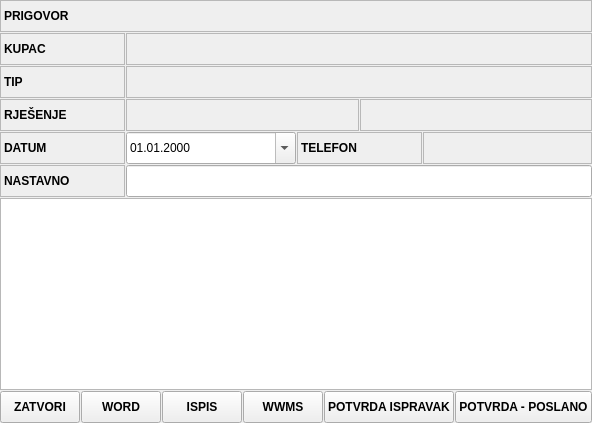
    <widget class="QFrame" name="frame_2">
     <property name="frameShape">
      <enum>QFrame::NoFrame</enum>
     </property>
     <property name="frameShadow">
      <enum>QFrame::Raised</enum>
     </property>
     <layout class="QVBoxLayout" name="verticalLayout_2">
      <property name="spacing">
       <number>1</number>
      </property>
      <property name="leftMargin">
       <number>0</number>
      </property>
      <property name="topMargin">
       <number>0</number>
      </property>
      <property name="rightMargin">
       <number>0</number>
      </property>
      <property name="bottomMargin">
       <number>0</number>
      </property>
      <item>
       <widget class="QFrame" name="frame_10">
        <property name="frameShape">
         <enum>QFrame::NoFrame</enum>
        </property>
        <property name="frameShadow">
         <enum>QFrame::Raised</enum>
        </property>
        <layout class="QHBoxLayout" name="horizontalLayout_9">
         <property name="spacing">
          <number>0</number>
         </property>
         <property name="leftMargin">
          <number>0</number>
         </property>
         <property name="topMargin">
          <number>0</number>
         </property>
         <property name="rightMargin">
          <number>0</number>
         </property>
         <property name="bottomMargin">
          <number>0</number>
         </property>
         <item>
          <widget class="QLabel" name="lblKorisnikTitle_3">
           <property name="sizePolicy">
            <sizepolicy hsizetype="Preferred" vsizetype="Preferred">
             <horstretch>0</horstretch>
             <verstretch>0</verstretch>
            </sizepolicy>
           </property>
           <property name="minimumSize">
            <size>
             <width>0</width>
             <height>32</height>
            </size>
           </property>
           <property name="font">
            <font>
             <weight>75</weight>
             <bold>true</bold>
            </font>
           </property>
           <property name="toolTip">
            <string>Poziv Na Broj</string>
           </property>
           <property name="frameShape">
            <enum>QFrame::StyledPanel</enum>
           </property>
           <property name="text">
            <string>PRIGOVOR</string>
           </property>
          </widget>
         </item>
        </layout>
       </widget>
      </item>
      <item>
       <widget class="QFrame" name="frame_12">
        <property name="frameShape">
         <enum>QFrame::NoFrame</enum>
        </property>
        <property name="frameShadow">
         <enum>QFrame::Raised</enum>
        </property>
        <layout class="QHBoxLayout" name="horizontalLayout_10">
         <property name="spacing">
          <number>1</number>
         </property>
         <property name="leftMargin">
          <number>0</number>
         </property>
         <property name="topMargin">
          <number>0</number>
         </property>
         <property name="rightMargin">
          <number>0</number>
         </property>
         <property name="bottomMargin">
          <number>0</number>
         </property>
         <item>
          <widget class="QLabel" name="lblKorisnikTitle_7">
           <property name="sizePolicy">
            <sizepolicy hsizetype="Maximum" vsizetype="Preferred">
             <horstretch>0</horstretch>
             <verstretch>0</verstretch>
            </sizepolicy>
           </property>
           <property name="minimumSize">
            <size>
             <width>125</width>
             <height>32</height>
            </size>
           </property>
           <property name="font">
            <font>
             <weight>75</weight>
             <bold>true</bold>
            </font>
           </property>
           <property name="toolTip">
            <string>Poziv Na Broj</string>
           </property>
           <property name="frameShape">
            <enum>QFrame::StyledPanel</enum>
           </property>
           <property name="text">
            <string>KUPAC</string>
           </property>
          </widget>
         </item>
         <item>
          <widget class="QLabel" name="lblKupacNaziv">
           <property name="font">
            <font>
             <weight>75</weight>
             <bold>true</bold>
            </font>
           </property>
           <property name="frameShape">
            <enum>QFrame::StyledPanel</enum>
           </property>
           <property name="text">
            <string/>
           </property>
           <property name="alignment">
            <set>Qt::AlignLeading|Qt::AlignLeft|Qt::AlignVCenter</set>
           </property>
           <property name="textInteractionFlags">
            <set>Qt::LinksAccessibleByMouse|Qt::TextSelectableByMouse</set>
           </property>
          </widget>
         </item>
        </layout>
       </widget>
      </item>
      <item>
       <widget class="QFrame" name="frame_17">
        <property name="frameShape">
         <enum>QFrame::NoFrame</enum>
        </property>
        <property name="frameShadow">
         <enum>QFrame::Raised</enum>
        </property>
        <layout class="QHBoxLayout" name="horizontalLayout_11">
         <property name="spacing">
          <number>1</number>
         </property>
         <property name="leftMargin">
          <number>0</number>
         </property>
         <property name="topMargin">
          <number>0</number>
         </property>
         <property name="rightMargin">
          <number>0</number>
         </property>
         <property name="bottomMargin">
          <number>0</number>
         </property>
         <item>
          <widget class="QLabel" name="lblKorisnikTitle_8">
           <property name="sizePolicy">
            <sizepolicy hsizetype="Maximum" vsizetype="Preferred">
             <horstretch>0</horstretch>
             <verstretch>0</verstretch>
            </sizepolicy>
           </property>
           <property name="minimumSize">
            <size>
             <width>125</width>
             <height>32</height>
            </size>
           </property>
           <property name="font">
            <font>
             <weight>75</weight>
             <bold>true</bold>
            </font>
           </property>
           <property name="toolTip">
            <string>Poziv Na Broj</string>
           </property>
           <property name="frameShape">
            <enum>QFrame::StyledPanel</enum>
           </property>
           <property name="text">
            <string>TIP</string>
           </property>
          </widget>
         </item>
         <item>
          <widget class="QLabel" name="lblKupacNaziv_2">
           <property name="font">
            <font>
             <weight>75</weight>
             <bold>true</bold>
            </font>
           </property>
           <property name="frameShape">
            <enum>QFrame::StyledPanel</enum>
           </property>
           <property name="text">
            <string/>
           </property>
           <property name="alignment">
            <set>Qt::AlignLeading|Qt::AlignLeft|Qt::AlignVCenter</set>
           </property>
           <property name="textInteractionFlags">
            <set>Qt::LinksAccessibleByMouse|Qt::TextSelectableByMouse</set>
           </property>
          </widget>
         </item>
        </layout>
       </widget>
      </item>
      <item>
       <widget class="QFrame" name="frame_11">
        <property name="frameShape">
         <enum>QFrame::NoFrame</enum>
        </property>
        <property name="frameShadow">
         <enum>QFrame::Raised</enum>
        </property>
        <layout class="QHBoxLayout" name="horizontalLayout_12">
         <property name="spacing">
          <number>1</number>
         </property>
         <property name="leftMargin">
          <number>0</number>
         </property>
         <property name="topMargin">
          <number>0</number>
         </property>
         <property name="rightMargin">
          <number>0</number>
         </property>
         <property name="bottomMargin">
          <number>0</number>
         </property>
         <item>
          <widget class="QLabel" name="lblKorisnikTitle_9">
           <property name="sizePolicy">
            <sizepolicy hsizetype="Maximum" vsizetype="Preferred">
             <horstretch>0</horstretch>
             <verstretch>0</verstretch>
            </sizepolicy>
           </property>
           <property name="minimumSize">
            <size>
             <width>125</width>
             <height>32</height>
            </size>
           </property>
           <property name="font">
            <font>
             <weight>75</weight>
             <bold>true</bold>
            </font>
           </property>
           <property name="toolTip">
            <string>Poziv Na Broj</string>
           </property>
           <property name="frameShape">
            <enum>QFrame::StyledPanel</enum>
           </property>
           <property name="text">
            <string>RJEŠENJE</string>
           </property>
          </widget>
         </item>
         <item>
          <widget class="QLabel" name="lblKupacNaziv_4">
           <property name="font">
            <font>
             <weight>75</weight>
             <bold>true</bold>
            </font>
           </property>
           <property name="frameShape">
            <enum>QFrame::StyledPanel</enum>
           </property>
           <property name="text">
            <string/>
           </property>
           <property name="alignment">
            <set>Qt::AlignLeading|Qt::AlignLeft|Qt::AlignVCenter</set>
           </property>
           <property name="textInteractionFlags">
            <set>Qt::LinksAccessibleByMouse|Qt::TextSelectableByMouse</set>
           </property>
          </widget>
         </item>
         <item>
          <widget class="QLabel" name="lblKupacNaziv_3">
           <property name="font">
            <font>
             <weight>75</weight>
             <bold>true</bold>
            </font>
           </property>
           <property name="frameShape">
            <enum>QFrame::StyledPanel</enum>
           </property>
           <property name="text">
            <string/>
           </property>
           <property name="alignment">
            <set>Qt::AlignLeading|Qt::AlignLeft|Qt::AlignVCenter</set>
           </property>
           <property name="textInteractionFlags">
            <set>Qt::LinksAccessibleByMouse|Qt::TextSelectableByMouse</set>
           </property>
          </widget>
         </item>
        </layout>
       </widget>
      </item>
      <item>
       <widget class="QFrame" name="frame_13">
        <property name="frameShape">
         <enum>QFrame::NoFrame</enum>
        </property>
        <property name="frameShadow">
         <enum>QFrame::Raised</enum>
        </property>
        <layout class="QHBoxLayout" name="horizontalLayout_13">
         <property name="spacing">
          <number>1</number>
         </property>
         <property name="leftMargin">
          <number>0</number>
         </property>
         <property name="topMargin">
          <number>0</number>
         </property>
         <property name="rightMargin">
          <number>0</number>
         </property>
         <property name="bottomMargin">
          <number>0</number>
         </property>
         <item>
          <widget class="QLabel" name="lblKorisnikTitle_12">
           <property name="sizePolicy">
            <sizepolicy hsizetype="Maximum" vsizetype="Preferred">
             <horstretch>0</horstretch>
             <verstretch>0</verstretch>
            </sizepolicy>
           </property>
           <property name="minimumSize">
            <size>
             <width>125</width>
             <height>32</height>
            </size>
           </property>
           <property name="font">
            <font>
             <weight>75</weight>
             <bold>true</bold>
            </font>
           </property>
           <property name="toolTip">
            <string>Poziv Na Broj</string>
           </property>
           <property name="frameShape">
            <enum>QFrame::StyledPanel</enum>
           </property>
           <property name="text">
            <string>DATUM</string>
           </property>
          </widget>
         </item>
         <item>
          <widget class="QDateEdit" name="dateOd_2">
           <property name="sizePolicy">
            <sizepolicy hsizetype="Preferred" vsizetype="Preferred">
             <horstretch>0</horstretch>
             <verstretch>0</verstretch>
            </sizepolicy>
           </property>
           <property name="minimumSize">
            <size>
             <width>0</width>
             <height>32</height>
            </size>
           </property>
           <property name="maximumSize">
            <size>
             <width>16777215</width>
             <height>16777215</height>
            </size>
           </property>
           <property name="displayFormat">
            <string>dd.MM.yyyy</string>
           </property>
           <property name="calendarPopup">
            <bool>true</bool>
           </property>
          </widget>
         </item>
         <item>
          <widget class="QLabel" name="lblKorisnikTitle_11">
           <property name="sizePolicy">
            <sizepolicy hsizetype="Maximum" vsizetype="Preferred">
             <horstretch>0</horstretch>
             <verstretch>0</verstretch>
            </sizepolicy>
           </property>
           <property name="minimumSize">
            <size>
             <width>125</width>
             <height>32</height>
            </size>
           </property>
           <property name="font">
            <font>
             <weight>75</weight>
             <bold>true</bold>
            </font>
           </property>
           <property name="toolTip">
            <string>Poziv Na Broj</string>
           </property>
           <property name="frameShape">
            <enum>QFrame::StyledPanel</enum>
           </property>
           <property name="text">
            <string>TELEFON</string>
           </property>
          </widget>
         </item>
         <item>
          <widget class="QLabel" name="lblKupacNaziv_5">
           <property name="font">
            <font>
             <weight>75</weight>
             <bold>true</bold>
            </font>
           </property>
           <property name="frameShape">
            <enum>QFrame::StyledPanel</enum>
           </property>
           <property name="text">
            <string/>
           </property>
           <property name="alignment">
            <set>Qt::AlignLeading|Qt::AlignLeft|Qt::AlignVCenter</set>
           </property>
           <property name="textInteractionFlags">
            <set>Qt::LinksAccessibleByMouse|Qt::TextSelectableByMouse</set>
           </property>
          </widget>
         </item>
        </layout>
       </widget>
      </item>
      <item>
       <widget class="QFrame" name="frame_16">
        <property name="frameShape">
         <enum>QFrame::NoFrame</enum>
        </property>
        <property name="frameShadow">
         <enum>QFrame::Raised</enum>
        </property>
        <layout class="QHBoxLayout" name="horizontalLayout_14">
         <property name="spacing">
          <number>1</number>
         </property>
         <property name="leftMargin">
          <number>0</number>
         </property>
         <property name="topMargin">
          <number>0</number>
         </property>
         <property name="rightMargin">
          <number>0</number>
         </property>
         <property name="bottomMargin">
          <number>0</number>
         </property>
         <item>
          <widget class="QLabel" name="lblTelefonTitle_2">
           <property name="sizePolicy">
            <sizepolicy hsizetype="Maximum" vsizetype="Preferred">
             <horstretch>0</horstretch>
             <verstretch>0</verstretch>
            </sizepolicy>
           </property>
           <property name="minimumSize">
            <size>
             <width>0</width>
             <height>32</height>
            </size>
           </property>
           <property name="maximumSize">
            <size>
             <width>125</width>
             <height>16777215</height>
            </size>
           </property>
           <property name="font">
            <font>
             <weight>75</weight>
             <bold>true</bold>
            </font>
           </property>
           <property name="toolTip">
            <string>Poziv Na Broj</string>
           </property>
           <property name="frameShape">
            <enum>QFrame::StyledPanel</enum>
           </property>
           <property name="text">
            <string>NASTAVNO</string>
           </property>
          </widget>
         </item>
         <item>
          <widget class="QLineEdit" name="txtTelefon_2">
           <property name="sizePolicy">
            <sizepolicy hsizetype="Preferred" vsizetype="Preferred">
             <horstretch>0</horstretch>
             <verstretch>0</verstretch>
            </sizepolicy>
           </property>
          </widget>
         </item>
        </layout>
       </widget>
      </item>
      <item>
       <widget class="QFrame" name="frame_15">
        <property name="frameShape">
         <enum>QFrame::NoFrame</enum>
        </property>
        <property name="frameShadow">
         <enum>QFrame::Raised</enum>
        </property>
        <layout class="QHBoxLayout" name="horizontalLayout_16">
         <property name="spacing">
          <number>1</number>
         </property>
         <property name="leftMargin">
          <number>0</number>
         </property>
         <property name="topMargin">
          <number>0</number>
         </property>
         <property name="rightMargin">
          <number>0</number>
         </property>
         <property name="bottomMargin">
          <number>0</number>
         </property>
         <item>
          <widget class="QPlainTextEdit" name="plainTextEdit">
           <property name="sizePolicy">
            <sizepolicy hsizetype="Preferred" vsizetype="Expanding">
             <horstretch>0</horstretch>
             <verstretch>0</verstretch>
            </sizepolicy>
           </property>
          </widget>
         </item>
        </layout>
       </widget>
      </item>
      <item>
       <widget class="QFrame" name="frame_14">
        <property name="frameShape">
         <enum>QFrame::NoFrame</enum>
        </property>
        <property name="frameShadow">
         <enum>QFrame::Raised</enum>
        </property>
        <layout class="QHBoxLayout" name="horizontalLayout_15">
         <property name="spacing">
          <number>1</number>
         </property>
         <property name="leftMargin">
          <number>0</number>
         </property>
         <property name="topMargin">
          <number>0</number>
         </property>
         <property name="rightMargin">
          <number>0</number>
         </property>
         <property name="bottomMargin">
          <number>0</number>
         </property>
         <item>
          <widget class="QPushButton" name="btnZatvori">
           <property name="minimumSize">
            <size>
             <width>0</width>
             <height>32</height>
            </size>
           </property>
           <property name="maximumSize">
            <size>
             <width>160</width>
             <height>16777215</height>
            </size>
           </property>
           <property name="font">
            <font>
             <weight>75</weight>
             <bold>true</bold>
            </font>
           </property>
           <property name="cursor">
            <cursorShape>PointingHandCursor</cursorShape>
           </property>
           <property name="text">
            <string>ZATVORI</string>
           </property>
           <property name="icon">
            <iconset resource="../../../resources/DonatForm.qrc">
             <normaloff>:/InDonat/Forms/images/CLOSE.GIF</normaloff>:/InDonat/Forms/images/CLOSE.GIF</iconset>
           </property>
          </widget>
         </item>
         <item>
          <widget class="QPushButton" name="btnWord">
           <property name="minimumSize">
            <size>
             <width>0</width>
             <height>32</height>
            </size>
           </property>
           <property name="maximumSize">
            <size>
             <width>160</width>
             <height>16777215</height>
            </size>
           </property>
           <property name="font">
            <font>
             <weight>75</weight>
             <bold>true</bold>
            </font>
           </property>
           <property name="cursor">
            <cursorShape>PointingHandCursor</cursorShape>
           </property>
           <property name="text">
            <string>WORD</string>
           </property>
           <property name="icon">
            <iconset resource="../../../resources/DonatForm.qrc">
             <normaloff>:/InDonat/Forms/images/word.gif</normaloff>:/InDonat/Forms/images/word.gif</iconset>
           </property>
          </widget>
         </item>
         <item>
          <widget class="QPushButton" name="btnIspis2">
           <property name="minimumSize">
            <size>
             <width>0</width>
             <height>32</height>
            </size>
           </property>
           <property name="maximumSize">
            <size>
             <width>160</width>
             <height>16777215</height>
            </size>
           </property>
           <property name="font">
            <font>
             <weight>75</weight>
             <bold>true</bold>
            </font>
           </property>
           <property name="cursor">
            <cursorShape>PointingHandCursor</cursorShape>
           </property>
           <property name="text">
            <string>ISPIS</string>
           </property>
           <property name="icon">
            <iconset resource="../../../resources/DonatForm.qrc">
             <normaloff>:/InDonat/Forms/images/print.gif</normaloff>:/InDonat/Forms/images/print.gif</iconset>
           </property>
          </widget>
         </item>
         <item>
          <widget class="QPushButton" name="btnPotvrda_3">
           <property name="minimumSize">
            <size>
             <width>0</width>
             <height>32</height>
            </size>
           </property>
           <property name="maximumSize">
            <size>
             <width>160</width>
             <height>16777215</height>
            </size>
           </property>
           <property name="font">
            <font>
             <weight>75</weight>
             <bold>true</bold>
            </font>
           </property>
           <property name="cursor">
            <cursorShape>PointingHandCursor</cursorShape>
           </property>
           <property name="text">
            <string>WWMS</string>
           </property>
           <property name="icon">
            <iconset resource="../../../resources/DonatForm.qrc">
             <normaloff>:/InDonat/Forms/images/Service_B.gif</normaloff>:/InDonat/Forms/images/Service_B.gif</iconset>
           </property>
          </widget>
         </item>
         <item>
          <widget class="QPushButton" name="btnPotvrda_5">
           <property name="minimumSize">
            <size>
             <width>0</width>
             <height>32</height>
            </size>
           </property>
           <property name="maximumSize">
            <size>
             <width>160</width>
             <height>16777215</height>
            </size>
           </property>
           <property name="font">
            <font>
             <weight>75</weight>
             <bold>true</bold>
            </font>
           </property>
           <property name="cursor">
            <cursorShape>PointingHandCursor</cursorShape>
           </property>
           <property name="text">
            <string>POTVRDA ISPRAVAK</string>
           </property>
           <property name="icon">
            <iconset resource="../../../resources/DonatForm.qrc">
             <normaloff>:/InDonat/Forms/images/OK.gif</normaloff>:/InDonat/Forms/images/OK.gif</iconset>
           </property>
          </widget>
         </item>
         <item>
          <widget class="QPushButton" name="btnPotvrda_4">
           <property name="minimumSize">
            <size>
             <width>0</width>
             <height>32</height>
            </size>
           </property>
           <property name="maximumSize">
            <size>
             <width>160</width>
             <height>16777215</height>
            </size>
           </property>
           <property name="font">
            <font>
             <weight>75</weight>
             <bold>true</bold>
            </font>
           </property>
           <property name="cursor">
            <cursorShape>PointingHandCursor</cursorShape>
           </property>
           <property name="text">
            <string>POTVRDA - POSLANO</string>
           </property>
           <property name="icon">
            <iconset resource="../../../resources/DonatForm.qrc">
             <normaloff>:/InDonat/Forms/images/OK.gif</normaloff>:/InDonat/Forms/images/OK.gif</iconset>
           </property>
          </widget>
         </item>
        </layout>
       </widget>
      </item>
     </layout>
    </widget>
